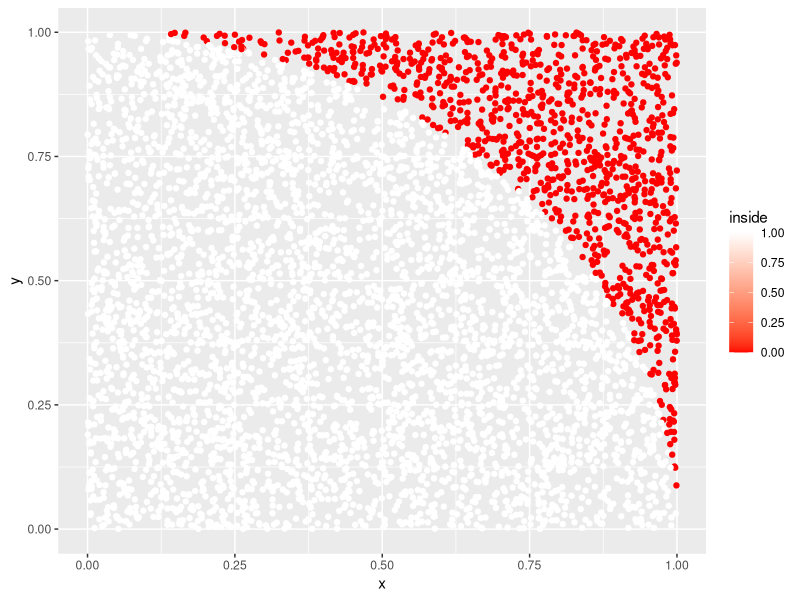

The R script that drew this image:
## ---- chunk 1
qcircle<- function(x)
{
  val <- sqrt((-1 * x^2) + 1)
  return (val)
}
mcarlo <- function(n)
{
  dfpoints <- data.frame()
  x <- runif(n)
  y <- runif(n)
  yq <- qcircle(x)
  inside <- y <= yq
  
  dfpoints <- rbind(dfpoints, cbind(x, y, yq, inside))
  
  return (dfpoints)
}

mc <- 100
n_points <- 5000
dfmcpi <- data.frame()
for(i in 1:mc)
{
  dfmcpoints <- mcarlo(n_points)
  qca <- sum(dfmcpoints$inside) / nrow(dfmcpoints)
  qca
  pi_est <- qca * 4
  pi_est
  dfmcpi <- rbind(dfmcpi, cbind(i, pi_est))
}
head(dfmcpi)
median(pi_est)
mean(pi_est)

library(ggplot2)
f <- ggplot(data=dfmcpoints) + geom_point(aes(x=x, y=y, color=inside))+scale_colour_gradient(low="red", high="white")
f
## ---- chunk 2
middlesquare<- function(xn)
{
  l_x0 <- stringr::str_length(as.character(xn))
  s1 <- xn^2
  str1 <- as.character(s1)
  l <- stringr::str_length(str1)
  if(l < (l_x0 * 2))
  {
    str1 <- sprintf("%s%s", "0", str1)
  }
  start <- (l_x0 / 2) + 1
  end <- start + l_x0 - 1
  strRnd <- stringr::str_sub(str1, start, end)
  return (as.numeric(strRnd))
}
genRands <- function(n, seed)
{
  msRands <- c()
  xi <- seed
  for(i in 1:n)
  {
    xi <- middlesquare(xi)
    msRands[i] <- xi
  }
  return (msRands)
}
## ---- chunk 3
x0 <- 1009
genRands(10, x0)
## ---- chunk 4
x0 <- 653217
genRands(20, x0)
## ---- chunk 5
x0 <- 3043
genRands(15, x0)
## ---- chunk 6
# Setup data frames with the probability data for each die.
die1 <- data.frame(seq(1,6), c(0,0.1,0.2,0.4,0.7,0.9), c(0.1,0.2,0.4,0.7,0.9,1.0))
colnames(die1) <- c("roll", "pstart", "pfinish")
die1$p <- die1$pfinish - die1$pstart
die1
# Die 2 probability data frame
die2 <- data.frame(seq(1,6), c(0,0.3,0.4,0.6,0.7,0.75), c(0.3,0.4,0.6,0.7,0.75,1.0))
colnames(die2) <- c("roll", "pstart", "pfinish")
die2$p <- die2$pfinish - die2$pstart
die2
## ---- chunk 7
dieoutcome <- function(dfDie, xk)
{
  res <- 0
  for(j in 1:nrow(dfDie))
  {
    if(dfDie$pstart[j] < xk && xk <= dfDie$pfinish[j])
    {
      res <- dfDie$roll[j]
    }
  }

  return(res)
}
# Loop through the 300 rolls of the Monte Carlo 
# simulation to simulate the rolls of the unfair dice.
n = 300
rollcount <- data.frame(sum=seq(2,12), count=rep(0, 11))
for(i in 1:n)
{
  # 2 uniform random numbers.
  x <- runif(2)
  # Convert to die roll values
  x1Res <- dieoutcome(die1, x[1])
  x2Res <- dieoutcome(die2, x[2])
  # print(sprintf("Roll %d: %d, %d", i, x1Res, x2Res))
  # Increment the counter
  lookup <- rollcount$sum==x1Res+x2Res
  rollcount[lookup,]$count <- rollcount[lookup,]$count + 1
}
# Show the results.
rollcount$result <- rollcount$count / n
rollcount
